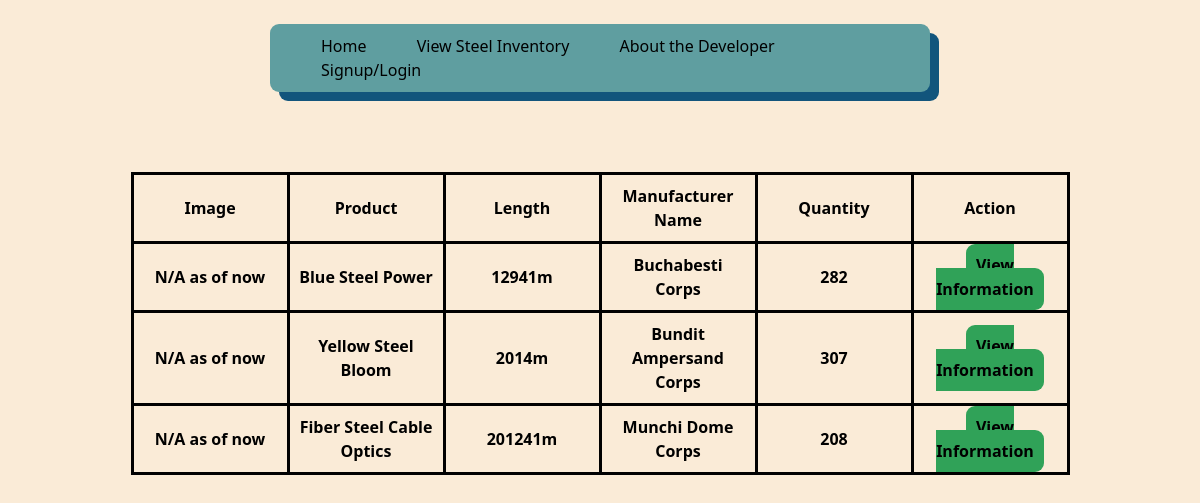
Page /Products on the committed database.
### Inventory/models.py (models this page shows)
class Product(models.Model): #Steels, not food
    objects = models.Manager()
    Name = models.CharField(max_length=30, unique=True)
    Image = models.ImageField(null= True, blank=True, upload_to="images/") #not have image if we dont have one, uploaded to images folder automatically
    Manufacturer = models.CharField(max_length=30)
    Length = models.CharField(max_length=20)
    Cost = models.CharField(max_length=10)
    Stock = models.BigIntegerField()
    Description = models.CharField(null=True, max_length=500)
    Contact = models.CharField(null= True, max_length=500)

### Inventory/views.py (the view)
# urls.py: path('Products',views.Products, name='Products'),
def Products(request):
    condition = ""
    User = Userperson.objects.all()
    P = Product.objects.filter(Stock__gte = 0)
    if request.user.is_authenticated:
        condition = True
        return render(request, 'Inventory/products.html',{
            'C' : condition,
            'P':P,
            'User':User,
            'username' : request.session['user']
            })
    else:
        condition = False
        return render(request, 'Inventory/products.html',{
            'C' : condition,
            'P':P,
            'User':User
            })

### Inventory/templates/Inventory/products.html (shortened to what this page needs)
{% extends 'Inventory/base.html' %}
{% load static %}
    {% block content %}
    <table class="Frame w-[60vw] h-[20vh]">
        <tr class="Header">
            <th> Image </th>
            <th> Product </th>
            <th> Length </th>
            <th> Manufacturer Name </th>
            <th> Quantity </th>
            <th> Action </th>
        </tr>
    {% if C == True %}
        {% for p in P %}
        <tr class="Header w-[25vw]">
            <th> N/A as of now </th>
            <th> {{ p.Name }} </th>
            <th> {{ p.Length }} </th>
            <th> {{ p.Manufacturer }} </th>
            <th> {{ p.Stock }} </th>
            <th class="actions">
                 <a class="Button w-auto" href="{% url 'order' pk=p.pk %}"> Add Transaction </a>
                  <a class="Button w-auto" href="{% url 'view' pk=p.pk %}"> View </a>
                  <a class="Button w-auto" href="{% url 'edit' pk=p.pk %}"> Edit Info </a>
            </th>
        </tr>
        {% endfor %}
    {% elif C == False %}
        {% for p in P %}
        <tr class="Header">
            <th> N/A as of now </th>
            <th> {{ p.Name }} </th>
            <th> {{ p.Length }} </th>
            <th> {{ p.Manufacturer }} </th>
            <th> {{ p.Stock }} </th>
            <th> <a class="Button" href="{% url 'view' pk=p.pk %}" id="view"> View Information </a> </th>
        </tr>
        {% endfor %}
    {% endif %}
    </table>
    {% endblock %}

### rows in the picture
Product: Name "Blue Steel Power", Length "12941m", Manufacturer "Buchabesti Corps", Stock "282"
Product: Name "Yellow Steel Bloom", Length "2014m", Manufacturer "Bundit Ampersand Corps", Stock "307"
Product: Name "Fiber Steel Cable Optics", Length "201241m", Manufacturer "Munchi Dome Corps", Stock "208"
